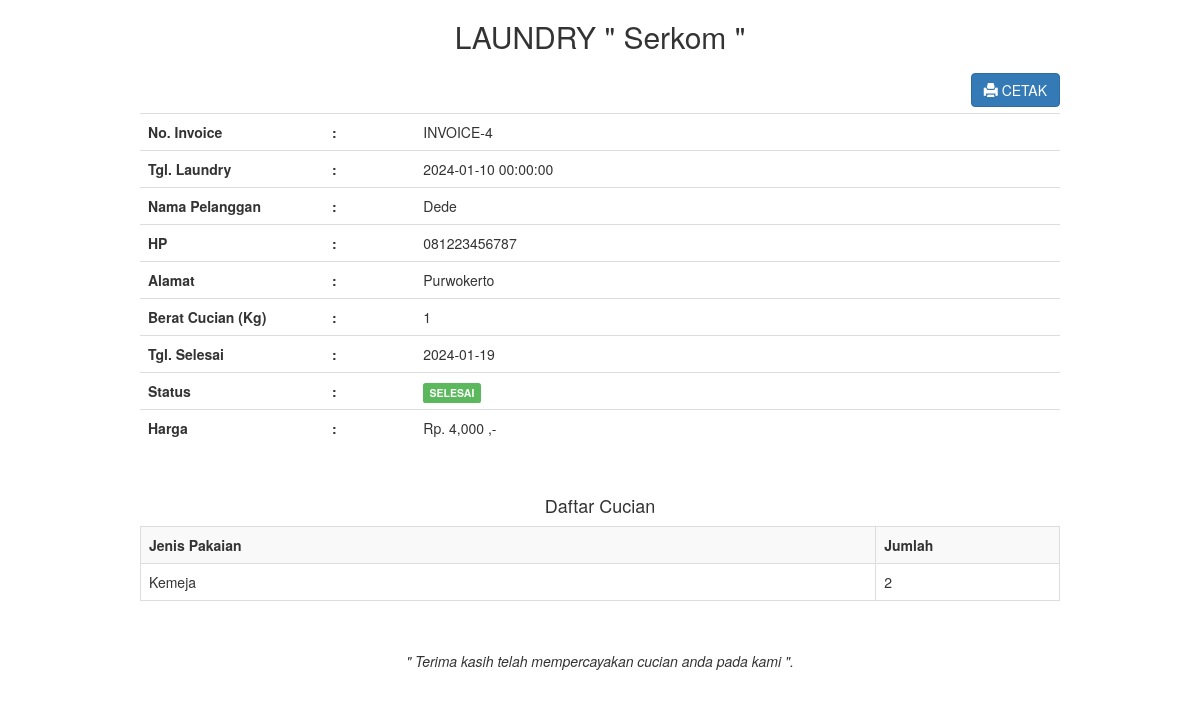
Page /admin/transaksi_invoice.php?id=9 (signed in) on the committed database.
### tables this page shows
CREATE TABLE IF NOT EXISTS `transaksi` (
  `id` int(11) NOT NULL AUTO_INCREMENT,
  `id_pelanggan` int(11) NOT NULL,
  `id_admin` int(11) NOT NULL,
  `id_harga` int(11) DEFAULT NULL,
  `tanggal_transaksi` datetime DEFAULT NULL,
  `tanggal_selesai` date DEFAULT NULL,
  `berat` decimal(10,0) DEFAULT NULL,
  `total_harga` int(11) DEFAULT NULL,
  `status` char(1) DEFAULT NULL,
  PRIMARY KEY (`id`),
  KEY `FK_transaksi_pelanggan` (`id_pelanggan`),
  KEY `FK_transaksi_admin` (`id_admin`),
  KEY `FK_transaksi_harga` (`id_harga`),
  CONSTRAINT `FK_transaksi_admin` FOREIGN KEY (`id_admin`) REFERENCES `admin` (`id`) ON DELETE NO ACTION ON UPDATE NO ACTION,
  CONSTRAINT `FK_transaksi_harga` FOREIGN KEY (`id_harga`) REFERENCES `harga` (`id`) ON DELETE NO ACTION ON UPDATE NO ACTION,
  CONSTRAINT `FK_transaksi_pelanggan` FOREIGN KEY (`id_pelanggan`) REFERENCES `pelanggan` (`id`) ON DELETE NO ACTION ON UPDATE NO ACTION
);

CREATE TABLE IF NOT EXISTS `pelanggan` (
  `id` int(11) NOT NULL AUTO_INCREMENT,
  `nama` varchar(255) NOT NULL,
  `alamat` varchar(255) DEFAULT NULL,
  `telepon` varchar(255) NOT NULL,
  `keterangan` varchar(255) DEFAULT '-',
  PRIMARY KEY (`id`) USING BTREE
);

CREATE TABLE IF NOT EXISTS `transaksi_detail` (
  `id` int(11) NOT NULL AUTO_INCREMENT,
  `id_transaksi` int(11) DEFAULT NULL,
  `jenis` varchar(255) NOT NULL DEFAULT '',
  `jumlah` varchar(255) NOT NULL DEFAULT '',
  `keterangan` varchar(255) NOT NULL DEFAULT '',
  PRIMARY KEY (`id`),
  KEY `FK_transaksi_detail_transaksi` (`id_transaksi`),
  CONSTRAINT `FK_transaksi_detail_transaksi` FOREIGN KEY (`id_transaksi`) REFERENCES `transaksi` (`id`) ON DELETE NO ACTION ON UPDATE NO ACTION
);

### admin/transaksi_invoice.php (the view, shortened to what this page needs)
<!DOCTYPE html>
<html>
<head>
	<link rel="stylesheet" type="text/css" href="../assets/css/bootstrap.css">
</head>
<body>
	<?php
	include '../koneksi.php';
	?>
	<div class="container">
		<div class="col-md-10 col-md-offset-1">
			<?php
			$id = $_GET['id'];
			$transaksi = mysqli_query($koneksi,"select * from transaksi,pelanggan where transaksi.id='$id' and transaksi.id_pelanggan=pelanggan.id");
			while($t=mysqli_fetch_array($transaksi)){
				?>
				<center><h2>LAUNDRY " Serkom "</h2></center>
				<a href="transaksi_invoice_cetak.php?id=<?php echo $id; ?>" target="_blank" class="btn btn-primary pull-right"><i class="glyphicon glyphicon-print"></i> CETAK</a>
				<br/>
				<br/>
				<table class="table">
					<tr>
						<th width="20%">No. Invoice</th>
						<th>:</th>
						<td>INVOICE-<?php echo $t['id']; ?></td>
					</tr>
					<tr>
						<th width="20%">Tgl. Laundry</th>
						<th>:</th>
						<td><?php echo $t['tanggal_transaksi']; ?></td>
					</tr>
					<tr>
						<th>Nama Pelanggan</th>
						<th>:</th>
						<td><?php echo $t['nama']; ?></td>
					</tr>
					<tr>
						<th>HP</th>
						<th>:</th>
						<td><?php echo $t['telepon']; ?></td>
					</tr>
					<tr>
						<th>Alamat</th>
						<th>:</th>
						<td><?php echo $t['alamat']; ?></td>
					</tr>
					<tr>
						<th>Berat Cucian (Kg)</th>
						<th>:</th>
						<td><?php echo $t['berat']; ?></td>
					</tr>
					<tr>
						<th>Tgl. Selesai</th>
						<th>:</th>
						<td><?php echo $t['tanggal_selesai']; ?></td>
					</tr>
					<tr>
						<th>Status</th>
						<th>:</th>
						<td>
							<?php
							if($t['status']=="0"){
								echo "<div class='label label-warning'>PROSES</div>";
							}else if($t['status']=="1"){
								echo "<div class='label label-info'>DI CUCI</div>";
							}else if($t['status']=="2"){
								echo "<div class='label label-success'>SELESAI</div>";
							}
							?>
						</td>
					</tr>
					<tr>
						<th>Harga</th>
						<th>:</th>
						<td><?php echo "Rp. ".number_format($t['total_harga'])." ,-"; ?></td>
					</tr>
				</table>
				<br/>
				<h4 class="text-center">Daftar Cucian</h4>
				<table class="table table-bordered table-striped">
					<tr>
						<th>Jenis Pakaian</th>
						<th width="20%">Jumlah</th>
					</tr>
					<?php
					$id = $_GET['id'];
					$pakaian = mysqli_query($koneksi,"select * from transaksi_detail where transaksi_detail.id_transaksi=$id");
					while($p=mysqli_fetch_array($pakaian)){
						?>
						<tr>
							<td><?php echo $p['jenis']; ?></td>
							<td width="5%"><?php echo $p['jumlah']; ?></td>
						</tr>
						<?php } ?>
					</table>
					<br/>
					<p><center><i>" Terima kasih telah mempercayakan cucian anda pada kami ".</i></center></p>
					<?php
				}
				?>
			</div>
		</div>
	</body>
	</html>

### rows in the picture
transaksi: id_pelanggan "4", tanggal_transaksi "2024-01-10 00:00:00", id_pelanggan.nama "Dede", id_pelanggan.telepon "081223456787", id_pelanggan.alamat "Purwokerto", berat "1", tanggal_selesai "2024-01-19", status "SELESAI", total_harga "4,000"
transaksi_detail: jenis "Kemeja", jumlah "2"
